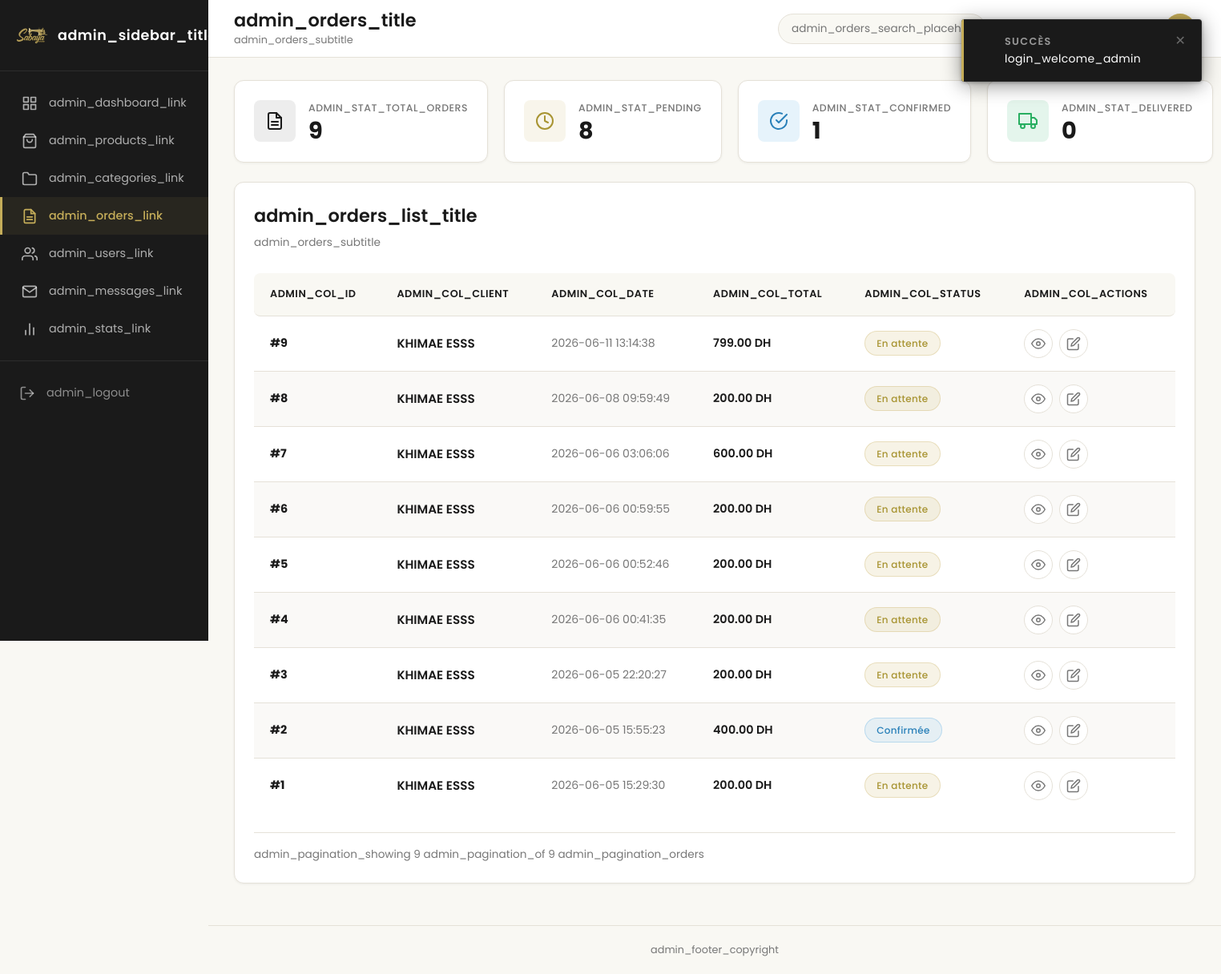
/sabaya/admin/orders/list.php (signed in), run on the app's committed database.
### tables this page shows
CREATE TABLE `commande` (
  `id_commande` int(11) NOT NULL,
  `datecmd` datetime DEFAULT current_timestamp(),
  `statuscmd` varchar(50) DEFAULT 'En attente',
  `id_client` int(11) NOT NULL,
  `total` decimal(10,2) NOT NULL
);

CREATE TABLE `client` (
  `id_client` int(11) NOT NULL,
  `nom` varchar(100) NOT NULL,
  `prenom` varchar(100) NOT NULL,
  `email` varchar(150) NOT NULL,
  `telephone` varchar(20) NOT NULL,
  `password` varchar(255) NOT NULL,
  `role` enum('admin','client') DEFAULT 'client'
);

### sabaya/admin/orders/list.php (the view, shortened to what the rows shown need)
<?php
require_once '../../models/Order.php';
$db = new Database();
$pdo = $db->getConnection();
$orderModel = new Order($pdo);
require_once '../../config/lang.php';
if (isset($_GET['search']) && trim($_GET['search']) !== '') {
    $searchKeyword = trim($_GET['search']);
    $stmt = $pdo->prepare("
        SELECT commande.*, client.nom, client.prenom
        FROM commande
        INNER JOIN client ON commande.id_client = client.id_client
        WHERE CAST(commande.id_commande AS CHAR) LIKE :kw
           OR client.nom LIKE :kw
           OR client.prenom LIKE :kw
           OR commande.statuscmd LIKE :kw
        ORDER BY commande.id_commande DESC
    ");
    $stmt->execute([':kw' => '%' . $searchKeyword . '%']);
    $orders = $stmt->fetchAll();
} else {
    $orders = $orderModel->getAllOrders();
}
?>
<!DOCTYPE html>
<html lang="<?= t('lang_fr') === 'FR' ? 'fr' : 'en' ?>">
<head>
    <link rel="stylesheet" href="../../assets/css/admin.css">
    <link rel="stylesheet" href="../../assets/css/toast.css">
</head>
<body class="admin-dashboard">
    <div class="admin-main-wrapper">
        <header class="admin-top-header">
            <div class="header-title-block">
                <h1><?= t('admin_orders_title') ?></h1>
            </div>
        </header>
        <main class="admin-content">
            <section class="stats-cards reveal" aria-label="<?= t('admin_stats_aria_orders') ?>">
                <article class="stat-card">
                    <div class="stat-info">
                        <h2><?= t('admin_stat_total_orders') ?></h2>
                    </div>
                </article>
                <article class="stat-card">
                    <div class="stat-info">
                        <h2><?= t('admin_stat_pending') ?></h2>
                    </div>
                </article>
                <article class="stat-card">
                    <div class="stat-info">
                        <h2><?= t('admin_stat_confirmed') ?></h2>
                    </div>
                </article>
                <article class="stat-card">
                    <div class="stat-info">
                        <h2><?= t('admin_stat_delivered') ?></h2>
                    </div>
                </article>
            </section>
            <section class="products-table-wrapper reveal" aria-label="<?= t('admin_orders_list_title') ?>">
                <div class="content-header-bar">
                    <div>
                        <h2><?= t('admin_orders_list_title') ?></h2>
                    </div>
                </div>
                <?php if (empty($orders)): ?>
                    <div class="orders-empty-state">
                        <svg width="48" height="48" viewBox="0 0 24 24" fill="none" stroke="currentColor" stroke-width="1.5" aria-hidden="true"><path d="M14 2H6a2 2 0 00-2 2v16a2 2 0 002 2h12a2 2 0 002-2V8z"/><polyline points="14 2 14 8 20 8"/></svg>
                        <p><?= t('admin_no_orders') ?></p>
                        <a href="../dashboard.php" class="btn-secondary"><?= t('admin_orders_empty_back') ?></a>
                    </div>
                <?php else: ?>
                    <div class="table-responsive">
                        <table class="products-table" id="ordersTable">
                            <thead>
                                <tr>
                                    <th scope="col"><?= t('admin_col_id') ?></th>
                                    <th scope="col"><?= t('admin_col_client') ?></th>
                                    <th scope="col"><?= t('admin_col_date') ?></th>
                                    <th scope="col"><?= t('admin_col_total') ?></th>
                                    <th scope="col"><?= t('admin_col_status') ?></th>
                                    <th scope="col"><?= t('admin_col_actions') ?></th>
                                </tr>
                            </thead>
                            <tbody>
                                <?php foreach ($orders as $order): ?>
                                    <?php
                                        $status = $order['statuscmd'];
                                        $statusClass = match($status) {
                                            'En attente' => 'order-badge--pending',
                                            'Confirmée'  => 'order-badge--confirmed',
                                            'Expédiée'   => 'order-badge--shipped',
                                            'Livrée'     => 'order-badge--delivered',
                                            'Annulée'    => 'order-badge--cancelled',
                                            default      => 'order-badge--pending',
                                        };
                                    ?>
                                    <tr>
                                        <td data-label="ID">
                                            <span class="order-id-cell">#<?= htmlspecialchars($order['id_commande']) ?></span>
                                        </td>
                                        <td data-label="Client">
                                            <div class="product-info-cell">
                                                <span class="product-name-text"><?= htmlspecialchars($order['nom']) ?> <?= htmlspecialchars($order['prenom']) ?></span>
                                            </div>
                                        </td>
                                        <td data-label="Date">
                                            <span class="order-date-cell"><?= htmlspecialchars($order['datecmd']) ?></span>
                                        </td>
                                        <td data-label="Total">
                                            <span class="product-price-cell"><?= number_format((float)$order['total'], 2, '.', ' ') ?> DH</span>
                                        </td>
                                        <td data-label="Statut">
                                            <span class="order-badge <?= $statusClass ?>"><?= htmlspecialchars($status) ?></span>
                                        </td>
                                        <td data-label="Actions">
                                            <div class="product-actions-cell">
                                                <a href="details.php?id=<?= htmlspecialchars($order['id_commande']) ?>" class="action-btn-circle btn-view" title="<?= t('admin_view_details_sr') ?>">
                                                    <svg width="18" height="18" viewBox="0 0 24 24" fill="none" stroke="currentColor" stroke-width="2" stroke-linecap="round" stroke-linejoin="round" aria-hidden="true"><path d="M1 12s4-8 11-8 11 8 11 8-4 8-11 8-11-8-11-8z"/><circle cx="12" cy="12" r="3"/></svg>
                                                </a>
                                                <a href="update-status.php?id=<?= htmlspecialchars($order['id_commande']) ?>" class="action-btn-circle btn-edit" title="<?= t('admin_update_status_title') ?>">
                                                    <svg width="18" height="18" viewBox="0 0 24 24" fill="none" stroke="currentColor" stroke-width="2" stroke-linecap="round" stroke-linejoin="round" aria-hidden="true"><path d="M11 4H4a2 2 0 0 0-2 2v14a2 2 0 0 0 2 2h14a2 2 0 0 0 2-2v-7"/><path d="M18.5 2.5a2.121 2.121 0 1 1 3 3L12 15l-4 1 1-4 9.5-9.5z"/></svg>
                                                </a>
                                            </div>
                                        </td>
                                    </tr>
                                <?php endforeach; ?>
                            </tbody>
                        </table>
                    </div>
                <?php endif; ?>
            </section>
        </main>
    </div>
</body>
</html>

### data on the page
commande: id_commande "9", id_client.nom "KHIMAE", id_client.prenom "ESSS", datecmd "2026-06-11 13:14:38", total "799.00", statuscmd "En attente"
commande: id_commande "8", id_client.nom "KHIMAE", id_client.prenom "ESSS", datecmd "2026-06-08 09:59:49", total "200.00", statuscmd "En attente"
commande: id_commande "7", id_client.nom "KHIMAE", id_client.prenom "ESSS", datecmd "2026-06-06 03:06:06", total "600.00", statuscmd "En attente"
commande: id_commande "6", id_client.nom "KHIMAE", id_client.prenom "ESSS", datecmd "2026-06-06 00:59:55", total "200.00", statuscmd "En attente"
commande: id_commande "5", id_client.nom "KHIMAE", id_client.prenom "ESSS", datecmd "2026-06-06 00:52:46", total "200.00", statuscmd "En attente"
commande: id_commande "4", id_client.nom "KHIMAE", id_client.prenom "ESSS", datecmd "2026-06-06 00:41:35", total "200.00", statuscmd "En attente"
commande: id_commande "3", id_client.nom "KHIMAE", id_client.prenom "ESSS", datecmd "2026-06-05 22:20:27", total "200.00", statuscmd "En attente"
commande: id_commande "2", id_client.nom "KHIMAE", id_client.prenom "ESSS", datecmd "2026-06-05 15:55:23", total "400.00", statuscmd "Confirmée"
commande: id_commande "1", id_client.nom "KHIMAE", id_client.prenom "ESSS", datecmd "2026-06-05 15:29:30", total "200.00", statuscmd "En attente"

### other printed values
t('admin_dashboard_link') "admin_dashboard_link"
t('admin_products_link') "admin_products_link"
t('admin_categories_link') "admin_categories_link"
t('admin_orders_link') "admin_orders_link"
t('admin_users_link') "admin_users_link"
t('admin_messages_link') "admin_messages_link"
t('admin_stats_link') "admin_stats_link"
t('admin_logout') "admin_logout"
t('admin_orders_title') "admin_orders_title"
t('admin_orders_subtitle') "admin_orders_subtitle"
t('admin_stat_total_orders') "ADMIN_STAT_TOTAL_ORDERS"
$totalOrders "9"
t('admin_stat_pending') "ADMIN_STAT_PENDING"
$pendingOrders "8"
t('admin_stat_confirmed') "ADMIN_STAT_CONFIRMED"
